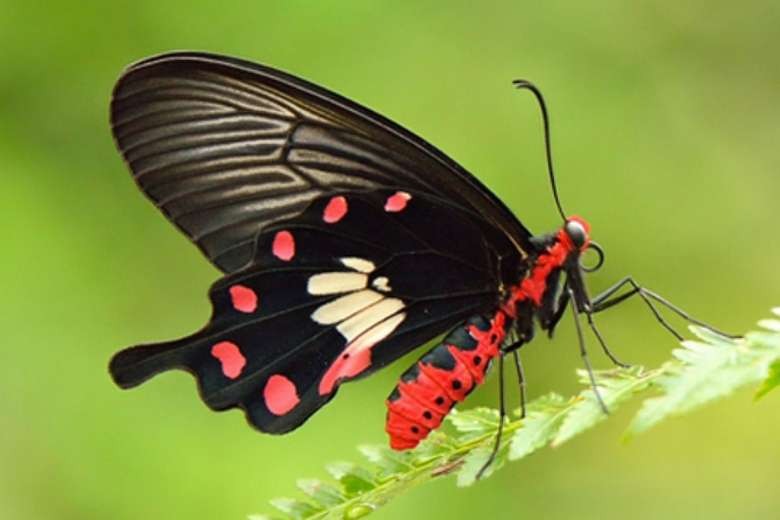
#> input picture z24_cv2_Feature_Detection_Description/butterfly.jpg, 780 x 520 px
$ jupyter execute --allow-errors FAST.ipynb
#> lines starting #> are read from the running program, lines starting #| are printed output that depends on the picture
[cell 1]
import cv2 as cv
import numpy as np
from matplotlib import pyplot as plt

[cell 2]
def detect_corners(img_name):
#> called with img_name = 'butterfly.jpg'
    img = cv.imread(img_name,0)
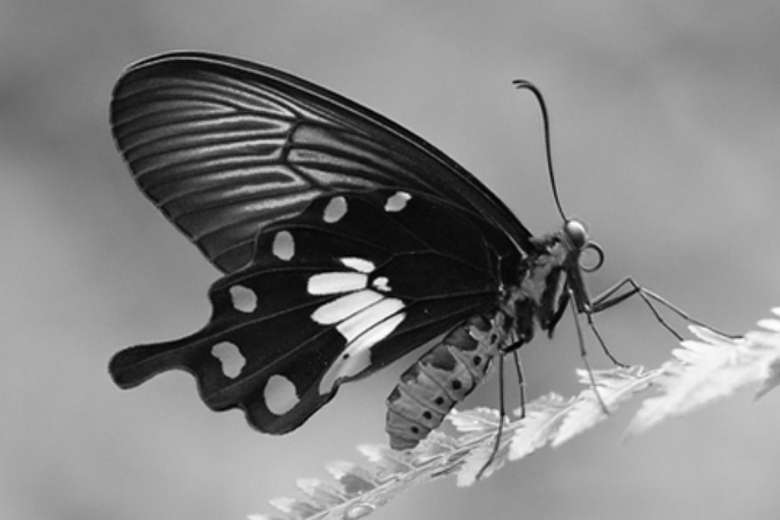
#> img: shape (520, 780); min 0, max 255, mean 131.7
    # Initiate FAST object with default values
    fast = cv.FastFeatureDetector_create()
    # find and draw the keypoints
    kp = fast.detect(img,None)
#> kp = 2482 keypoints; strongest (x, y, size): (409, 197, 7), (343, 260, 7), (514, 82, 7), (374, 283, 7)
    img2 = cv.drawKeypoints(img, kp, None, color=(255,0,0))
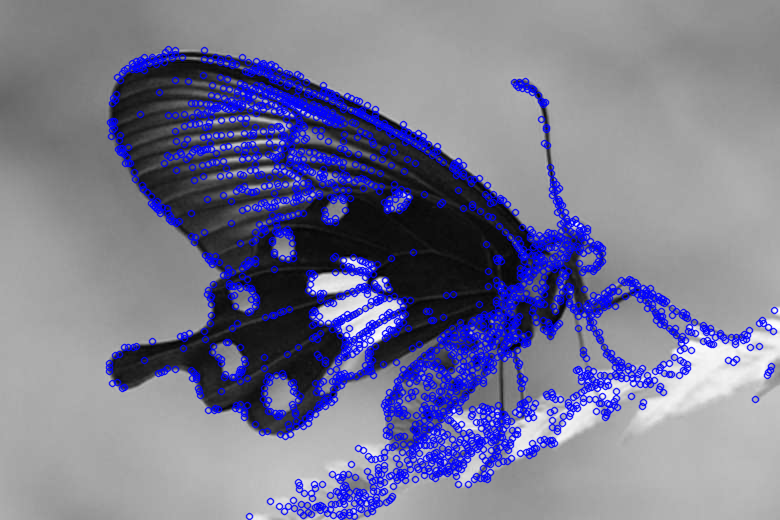
#> img2: shape (520, 780, 3); mean of channels 0, 1, 2 147.4, 119.8, 119.8; drawn as B, G, R
    # Print all default params
    print( "Threshold: {}".format(fast.getThreshold()) )
    print( "nonmaxSuppression:{}".format(fast.getNonmaxSuppression()) )
    print( "neighborhood: {}".format(fast.getType()) )
    print( "Total Keypoints with nonmaxSuppression: {}".format(len(kp)) )
#| Total Keypoints with nonmaxSuppression: 2482
    cv.imwrite('fast_true.png' + img_name,img2)
    # Disable nonmaxSuppression
    fast.setNonmaxSuppression(255)
    kp = fast.detect(img,None)
    print( "Total Keypoints without nonmaxSuppression: {}".format(len(kp)) )
#| Total Keypoints without nonmaxSuppression: 2482
    img3 = cv.drawKeypoints(img, kp, None, color=(255,0,0))

    cv2.imwrite('fast_false.png' + img_name,img3)
    plt.imshow(img3)

#> (a cell that did not finish here is left out)

#> (a cell that did not finish here is left out)

#> call 2 of detect_corners, with img_name = 'square.jpg'
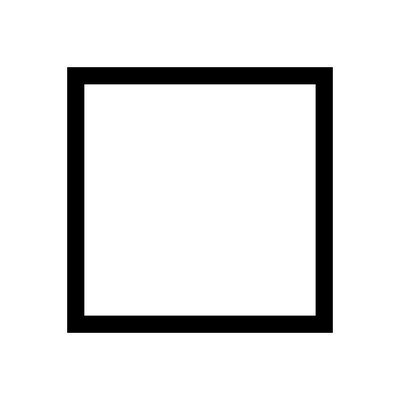
#> input picture z24_cv2_Feature_Detection_Description/square.jpg, 400 x 400 px
#> in detect_corners, img is the input picture: shape (400, 400); min 0, max 255, mean 227.8
#> in detect_corners (call 2), `kp = fast.detect(img,None)`: kp = 13 keypoints; strongest (x, y, size): (314, 85, 7), (68, 68, 7), (331, 68, 7), (68, 331, 7)
#| Total Keypoints with nonmaxSuppression: 13
#| Total Keypoints without nonmaxSuppression: 13
